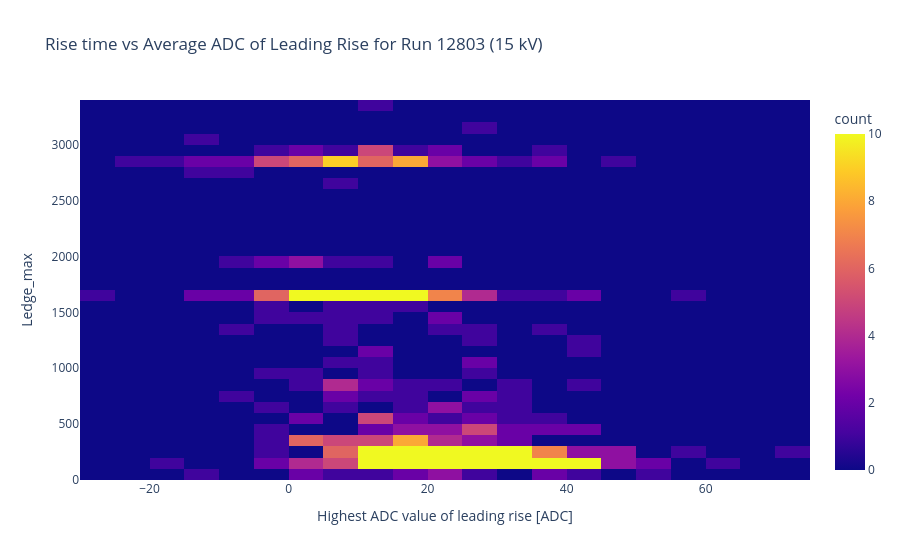

The notebook cell saved with this chart:
### Code cell
fig = px.density_heatmap(Run_12803, x="Rise_mean", y="Ledge_max", nbinsx=50, nbinsy=50,range_color =(0,10),title = "Rise time vs Average ADC of Leading Rise for Run 12803 (15 kV)",
                        labels={
                     "Rise_time_mean": "Average leading rise time [ticks]",
                     "Rise_mean": "Highest ADC value of leading rise [ADC]",
                 },)
#fig.update_yaxes(range=[5, 100])

fig.show()

### Figure 1 — Plotly figure (JSON) as saved in the notebook; plotly's stock layout.template omitted (floating-point values rounded to 4 significant figures; data arrays with more than 128 entries replaced by an {"elided": "..."} marker saying what was removed)
{"data": [{"coloraxis": "coloraxis", "hovertemplate": "Highest ADC value of leading rise [ADC]=%{x}<br>Ledge_max=%{y}<br>count=%{z}<extra></extra>", "name": "", "nbinsx": 50, "nbinsy": 50, "type": "histogram2d", "x": {"elided": "560 float values"}, "xaxis": "x", "xbingroup": "x", "y": {"elided": "560 int values"}, "yaxis": "y", "ybingroup": "y"}], "layout": {"coloraxis": {"cmax": 10, "cmin": 0, "colorbar": {"title": {"text": "count"}}, "colorscale": [[0, "#0d0887"], [0.1111, "#46039f"], [0.2222, "#7201a8"], [0.3333, "#9c179e"], [0.4444, "#bd3786"], [0.5556, "#d8576b"], [0.6667, "#ed7953"], [0.7778, "#fb9f3a"], [0.8889, "#fdca26"], [1, "#f0f921"]]}, "legend": {"tracegroupgap": 0}, "title": {"text": "Rise time vs Average ADC of Leading Rise for Run 12803 (15 kV)"}, "xaxis": {"anchor": "y", "domain": [0, 1], "title": {"text": "Highest ADC value of leading rise [ADC]"}}, "yaxis": {"anchor": "x", "domain": [0, 1], "title": {"text": "Ledge_max"}}}}
